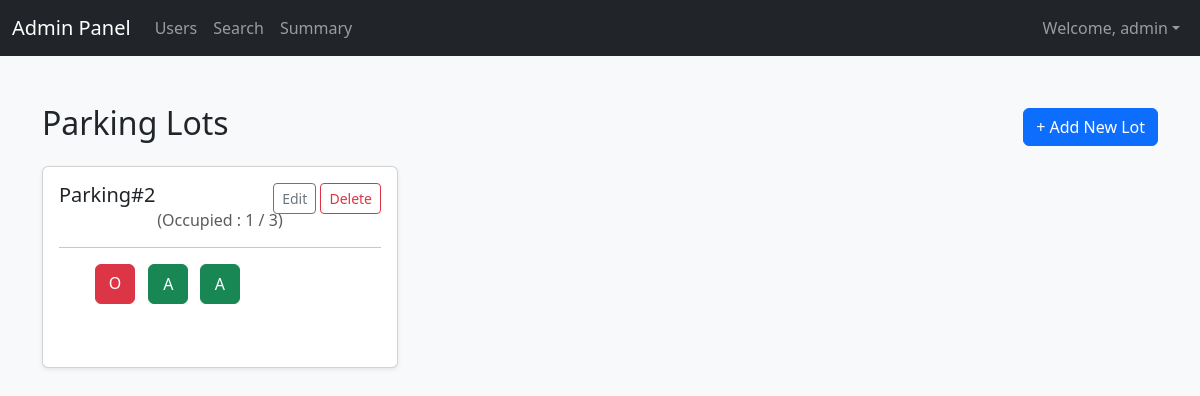
Page /admin/ (signed in) on the earlier database version.
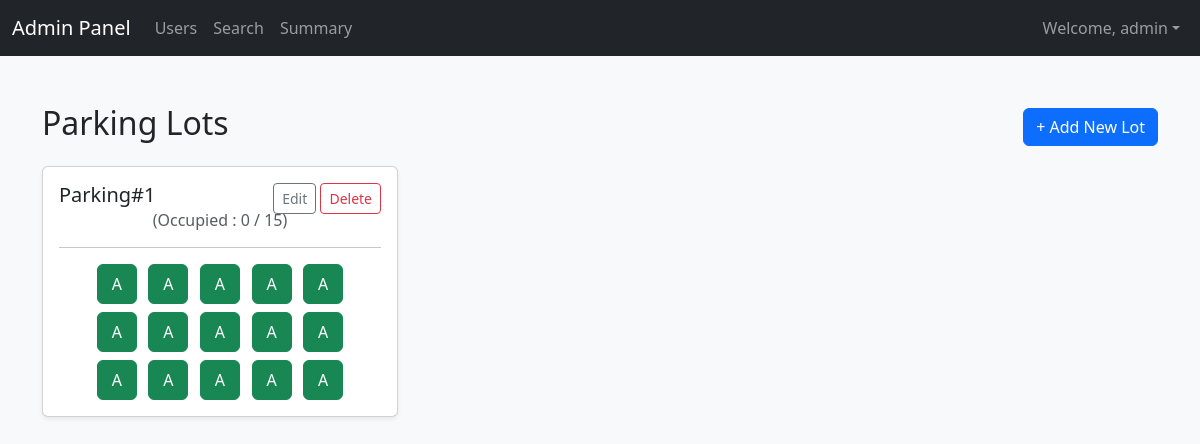
Same page on the later database version.
### models.py (models this page shows)
class ParkingLot(db.Model):
    id = db.Column(db.Integer, primary_key=True)
    location = db.Column(db.String(120), nullable=False)
    address = db.Column(db.String(200), nullable=False)
    pin = db.Column(db.Integer, nullable=False)
    total_spots = db.Column(db.Integer, nullable=False)
    price = db.Column(db.Float, nullable=False)

class ParkingSpot(db.Model):
    id = db.Column(db.Integer, primary_key=True)
    lot_id = db.Column(db.Integer, db.ForeignKey('parking_lot.id'), nullable=False)
    spot_number = db.Column(db.Integer, nullable=False)
    status = db.Column(db.String(1), nullable=False, default='A')  # 'A' for available, 'O' for occupied
    lot = db.relationship('ParkingLot', backref=db.backref('spots', cascade='all, delete-orphan', lazy=True))

### controllers/admin_controllers.py (the view)
@admin_bp.route('/')
@admin_required
def dashboard():
    parking_lots = ParkingLot.query.all()
    return render_template('adminDashboard.html', parking_lots=parking_lots)

### controllers/admin_controllers.py (called while the page is built)
def admin_required(f):
    @wraps(f)
    def decorated_function(*args, **kwargs):
        if 'user_id' not in session or not session.get('admin'):
            return redirect(url_for('auth.login'))
        return f(*args, **kwargs)
    return decorated_function

### templates/adminDashboard.html (shortened to what this page needs)
{% extends "base.html" %}
{% block navbar %}
<nav class="navbar navbar-expand-lg navbar-dark bg-dark mb-4">
    <div class="container-fluid">
        <a class="navbar-brand" href="{{ url_for('admin.dashboard') }}">Admin Panel</a>
        <div class="collapse navbar-collapse" id="adminNavbar">
            <ul class="navbar-nav me-auto mb-2 mb-lg-0">
                <li class="nav-item"><a class="nav-link" href="{{ url_for('admin.users') }}">Users</a></li>
                <li class="nav-item"><a class="nav-link" href="{{ url_for('admin.search') }}">Search</a></li>
                <li class="nav-item"><a class="nav-link" href="{{ url_for('admin.summary') }}">Summary</a></li>
            </ul>
            <ul class="navbar-nav ms-auto">
                <li class="nav-item dropdown">
                    <a class="nav-link dropdown-toggle" href="#" role="button" data-bs-toggle="dropdown">Welcome, {{ session.username }}</a>
                </li>
            </ul>
        </div>
    </div>
</nav>
{% endblock %}
{% block content %}
<div class="d-flex justify-content-between align-items-center mb-3">
    <h2>Parking Lots</h2>
    <a href="{{ url_for('admin.add_parking_lot') }}" class="btn btn-primary">+ Add New Lot</a>
</div>
<div class="row g-4">
    {% for lot in parking_lots %}
    <div class="col-xl-4 col-lg-6">
        <div class="card shadow-sm h-100 lot-box">
            <div class="card-body text-center">
                <div class="d-flex justify-content-between">
                    <h5 class="card-title">Parking#{{ lot.id }}</h5>
                    <div>
                        <a href="{{ url_for('admin.edit_parking_lot', lot_id=lot.id) }}" class="btn btn-sm btn-outline-secondary">Edit</a>
                        <form action="{{ url_for('admin.delete_parking_lot', lot_id=lot.id) }}" method="post" class="d-inline" onsubmit="return confirm('Are you sure?');">
                            <button type="submit" class="btn btn-sm btn-outline-danger">Delete</button>
                        </form>
                    </div>
                </div>
                <h6 class="card-subtitle mb-2 text-muted">(Occupied : {{ lot.spots|selectattr('status', 'equalto', 'O')|list|length }} / {{ lot.spots|length }})</h6>
                <hr>
                <div class="spots-container">
                    {% for spot in lot.spots|sort(attribute='spot_number') %}
                        {% if spot.status == 'A' %}
                        <form action="{{ url_for('admin.delete_spot', spot_id=spot.id) }}" method="post" class="d-inline" onsubmit="return confirm('Delete this spot?');">
                            <button type="submit" class="btn btn-success spot-btn" title="Spot #{{ spot.spot_number }}">{{ spot.status }}</button>
                        </form>
                        {% else %}
                        <a href="{{ url_for('admin.spot_details', spot_id=spot.id) }}" class="btn btn-danger spot-btn" title="Spot #{{ spot.spot_number }}">{{ spot.status }}</a>
                        {% endif %}
                    {% endfor %}
                </div>
            </div>
        </div>
    </div>
    {% else %}
    <div class="col">
        <div class="alert alert-info">No parking lots found. Click 'Add New Lot' to create one.</div>
    </div>
    {% endfor %}
</div>
{% endblock %}

### templates/base.html (shortened to what this page needs)
<!doctype html>
<html lang="en">
  <head>
    <link href="https://cdn.jsdelivr.net/npm/bootstrap@5.3.0/dist/css/bootstrap.min.css" rel="stylesheet">
  </head>
  <body>
    {% block navbar %}{% endblock %}
    <main class="container py-4">
        {% block content %}{% endblock %}
    </main>
  </body>
</html>

### templates/base.html (style rules this page uses)
body { background-color: #f8f9fa; }
.spot-btn { width: 40px; height: 40px; aspect-ratio: 1 / 1; }
.lot-box .card-body { min-height: 200px; }
.spots-container { display: grid; grid-template-columns: repeat(5, 1fr); gap: 0.5rem; max-width: 250px; margin: auto; }

Differences in the rows shown:
removed ParkingLot: id "2", spots|selectattr "1", spots|length "3", ParkingSpot (status "O"), ParkingSpot (status "A"), ParkingSpot (status "A")
added ParkingLot: id "1", spots|selectattr "0", spots|length "15", ParkingSpot (status "A"), ParkingSpot (status "A"), ParkingSpot (status "A")
added ParkingSpot: status "A", shown under "1"
added ParkingSpot: status "A", shown under "1"
added ParkingSpot: status "A", shown under "1"
added ParkingSpot: status "A", shown under "1"
added ParkingSpot: status "A", shown under "1"
added ParkingSpot: status "A", shown under "1"
added ParkingSpot: status "A", shown under "1"
added ParkingSpot: status "A", shown under "1"
added ParkingSpot: status "A", shown under "1"
added ParkingSpot: status "A", shown under "1"
added ParkingSpot: status "A", shown under "1"
added ParkingSpot: status "A", shown under "1"
